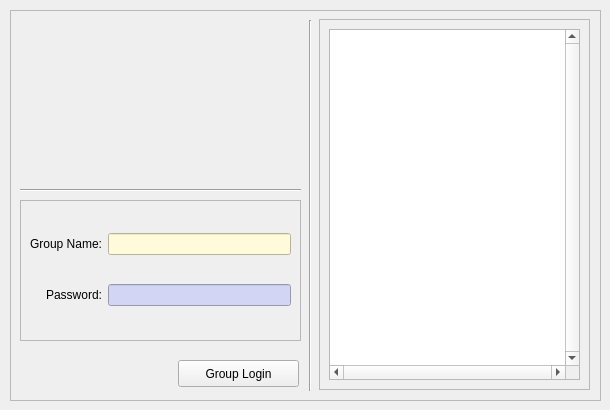
   <widget class="QWidget" name="group">
    <attribute name="icon">
     <iconset resource="resources.qrc">
      <normaloff>:/icons/icons/family.ico</normaloff>:/icons/icons/family.ico</iconset>
    </attribute>
    <attribute name="title">
     <string>Group</string>
    </attribute>
    <widget class="QFrame" name="frame_2">
     <property name="geometry">
      <rect>
       <x>10</x>
       <y>10</y>
       <width>591</width>
       <height>391</height>
      </rect>
     </property>
     <property name="frameShape">
      <enum>QFrame::StyledPanel</enum>
     </property>
     <property name="frameShadow">
      <enum>QFrame::Raised</enum>
     </property>
     <widget class="Line" name="line_4">
      <property name="geometry">
       <rect>
        <x>290</x>
        <y>10</y>
        <width>20</width>
        <height>371</height>
       </rect>
      </property>
      <property name="orientation">
       <enum>Qt::Vertical</enum>
      </property>
     </widget>
     <widget class="QFrame" name="frame_3">
      <property name="geometry">
       <rect>
        <x>309</x>
        <y>9</y>
        <width>271</width>
        <height>371</height>
       </rect>
      </property>
      <property name="frameShape">
       <enum>QFrame::StyledPanel</enum>
      </property>
      <property name="frameShadow">
       <enum>QFrame::Raised</enum>
      </property>
      <widget class="QPlainTextEdit" name="plainTextEdit">
       <property name="geometry">
        <rect>
         <x>10</x>
         <y>10</y>
         <width>251</width>
         <height>351</height>
        </rect>
       </property>
       <property name="verticalScrollBarPolicy">
        <enum>Qt::ScrollBarAlwaysOn</enum>
       </property>
       <property name="horizontalScrollBarPolicy">
        <enum>Qt::ScrollBarAlwaysOn</enum>
       </property>
      </widget>
     </widget>
     <widget class="QLabel" name="groupLogoLabel">
      <property name="geometry">
       <rect>
        <x>30</x>
        <y>50</y>
        <width>251</width>
        <height>71</height>
       </rect>
      </property>
      <property name="text">
       <string/>
      </property>
      <property name="scaledContents">
       <bool>true</bool>
      </property>
     </widget>
     <widget class="Line" name="line_5">
      <property name="geometry">
       <rect>
        <x>10</x>
        <y>170</y>
        <width>281</width>
        <height>20</height>
       </rect>
      </property>
      <property name="orientation">
       <enum>Qt::Horizontal</enum>
      </property>
     </widget>
     <widget class="QFrame" name="frame_4">
      <property name="geometry">
       <rect>
        <x>10</x>
        <y>190</y>
        <width>281</width>
        <height>141</height>
       </rect>
      </property>
      <property name="frameShape">
       <enum>QFrame::StyledPanel</enum>
      </property>
      <property name="frameShadow">
       <enum>QFrame::Raised</enum>
      </property>
      <widget class="QWidget" name="layoutWidget">
       <property name="geometry">
        <rect>
         <x>10</x>
         <y>10</y>
         <width>261</width>
         <height>121</height>
        </rect>
       </property>
       <layout class="QGridLayout" name="gridLayout_4">
        <item row="0" column="0">
         <widget class="QLabel" name="groupNameLabel">
          <property name="text">
           <string>Group Name:</string>
          </property>
          <property name="alignment">
           <set>Qt::AlignRight|Qt::AlignTrailing|Qt::AlignVCenter</set>
          </property>
         </widget>
        </item>
        <item row="0" column="1">
         <widget class="QLineEdit" name="groupNameLineEdit">
          <property name="styleSheet">
           <string notr="true">background-color: rgb(255, 250, 217)</string>
          </property>
         </widget>
        </item>
        <item row="1" column="0">
         <widget class="QLabel" name="groupNamePwdLabel">
          <property name="text">
           <string>Password:</string>
          </property>
          <property name="alignment">
           <set>Qt::AlignRight|Qt::AlignTrailing|Qt::AlignVCenter</set>
          </property>
         </widget>
        </item>
        <item row="1" column="1">
         <widget class="QLineEdit" name="groupPwdLineEdit">
          <property name="styleSheet">
           <string notr="true">background-color: rgb(211, 213, 244);</string>
          </property>
          <property name="echoMode">
           <enum>QLineEdit::Password</enum>
          </property>
         </widget>
        </item>
       </layout>
      </widget>
     </widget>
     <widget class="QPushButton" name="accessGroupPushButton">
      <property name="geometry">
       <rect>
        <x>168</x>
        <y>350</y>
        <width>121</width>
        <height>27</height>
       </rect>
      </property>
      <property name="text">
       <string>Group Login</string>
      </property>
      <property name="icon">
       <iconset resource="resources.qrc">
        <normaloff>:/icons/icons/family.ico</normaloff>:/icons/icons/family.ico</iconset>
      </property>
     </widget>
    </widget>
   </widget>
